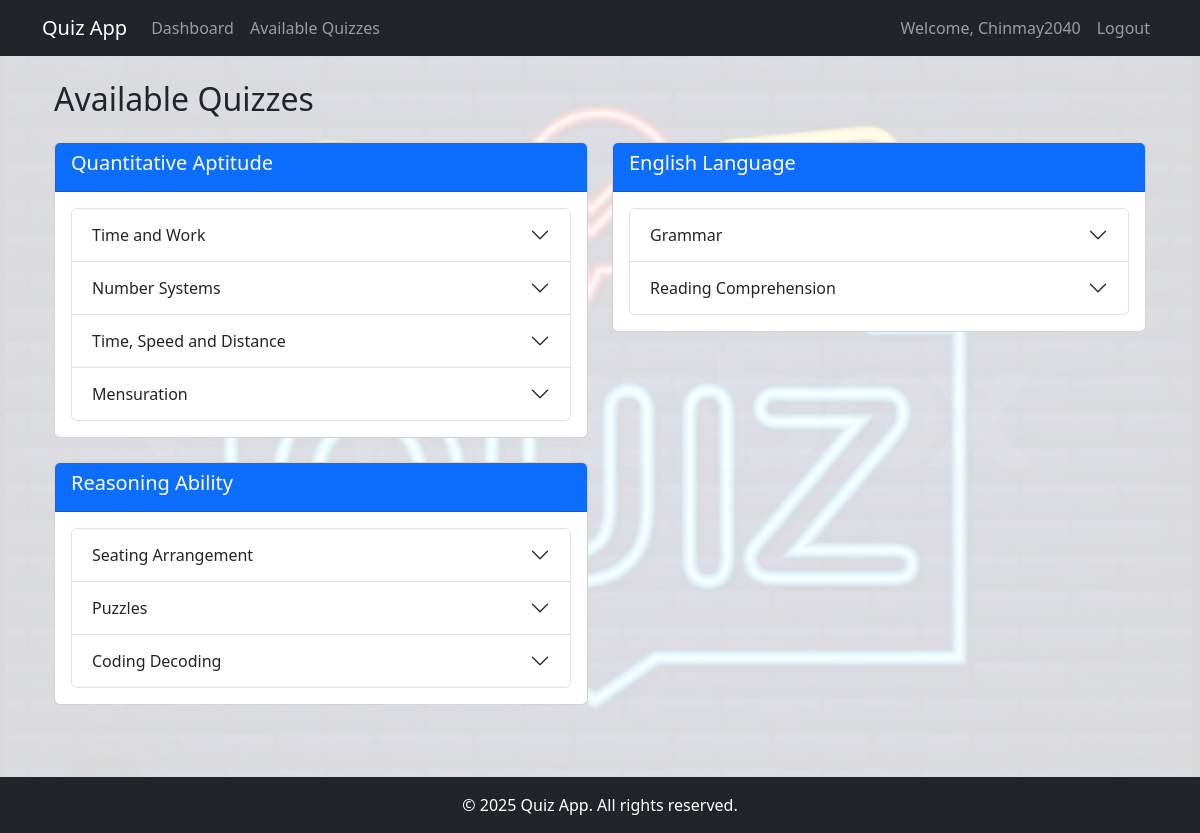
/user/quiz/list (signed in), run on the app's committed database.
### app.py (models this page shows)
class Subject(db.Model):
    id = db.Column(db.Integer, primary_key=True)
    name = db.Column(db.String(120), nullable=False)
    description = db.Column(db.Text)
    chapters = db.relationship('Chapter', backref='subject', lazy=True)

class Chapter(db.Model):
    id = db.Column(db.Integer, primary_key=True)
    name = db.Column(db.String(120), nullable=False)
    description = db.Column(db.Text)
    subject_id = db.Column(db.Integer, db.ForeignKey('subject.id'), nullable=False)
    quizzes = db.relationship('Quiz', backref='chapter', lazy=True)

### app.py (the view)
@app.route('/user/quiz/list')
def user_quiz_list():
    if not session.get('user_id') or session.get('is_admin'):
        flash('Access denied!', 'danger')
        return redirect(url_for('login'))
    subjects = Subject.query.all()
    return render_template('user/quiz_list.html', subjects=subjects)

### templates/user/quiz_list.html (shortened to what this page needs)
{% extends "base.html" %}
{% block content %}
<div class="container">
    <h2 class="mb-4">Available Quizzes</h2>
    <div class="row">
        {% for subject in subjects %}
        <div class="col-md-6 mb-4">
            <div class="card">
                <div class="card-header bg-primary text-white">
                    <h5>{{ subject.name }}</h5>
                </div>
                <div class="card-body">
                    {% if subject.chapters %}
                        <div class="accordion" id="accordion-{{ subject.id }}">
                            {% for chapter in subject.chapters %}
                            <div class="accordion-item">
                                <h2 class="accordion-header" id="heading-{{ chapter.id }}">
                                    <button class="accordion-button collapsed" type="button"
                                            data-bs-toggle="collapse"
                                            data-bs-target="#collapse-{{ chapter.id }}"
                                            aria-expanded="false"
                                            aria-controls="collapse-{{ chapter.id }}">
                                        {{ chapter.name }}
                                    </button>
                                </h2>
                            </div>
                            {% endfor %}
                        </div>
                    {% else %}
                        <p class="text-center">No chapters available for this subject.</p>
                    {% endif %}
                </div>
            </div>
        </div>
        {% endfor %}
    </div>
</div>
{% endblock %}

### templates/base.html (shortened to what this page needs)
<!DOCTYPE html>
<html lang="en">
<head>
    <link href="https://cdn.jsdelivr.net/npm/bootstrap@5.3.0/dist/css/bootstrap.min.css" rel="stylesheet">
    <link rel="stylesheet" href="https://cdnjs.cloudflare.com/ajax/libs/font-awesome/6.4.0/css/all.min.css">
    <link rel="stylesheet" href="{{ url_for('static', filename='css/style.css') }}">
</head>
<body>
    <nav class="navbar navbar-expand-lg navbar-dark bg-dark">
        <div class="container">
            <a class="navbar-brand" href="{{ url_for('home') }}">Quiz App</a>
            <div class="collapse navbar-collapse" id="navbarNav">
                <ul class="navbar-nav me-auto">
                    {% if session.get('is_admin') %}
                        <li class="nav-item">
                            <a class="nav-link" href="{{ url_for('admin_dashboard') }}">Dashboard</a>
                        </li>
                        <li class="nav-item dropdown">
                            <a class="nav-link dropdown-toggle" href="#" id="manageDropdown" role="button" data-bs-toggle="dropdown">
                                Manage
                            </a>
                            <ul class="dropdown-menu">
                                <li><a class="dropdown-item" href="{{ url_for('admin_subjects') }}">Subjects</a></li>
                                <li><a class="dropdown-item" href="{{ url_for('admin_chapters') }}">Chapters</a></li>
                                <li><a class="dropdown-item" href="{{ url_for('admin_quizzes') }}">Quizzes</a></li>
                            </ul>
                        </li>
                    {% elif session.get('user_id') %}
                        <li class="nav-item">
                            <a class="nav-link" href="{{ url_for('user_dashboard') }}">Dashboard</a>
                        </li>
                        <li class="nav-item">
                            <a class="nav-link" href="{{ url_for('user_quiz_list') }}">Available Quizzes</a>
                        </li>
                    {% endif %}
                </ul>
                <ul class="navbar-nav ms-auto">
                    {% if session.get('user_id') %}
                        <li class="nav-item">
                            <span class="nav-link">Welcome, {{ session.get('username') }}</span>
                        </li>
                        <li class="nav-item">
                            <a class="nav-link" href="{{ url_for('logout') }}">Logout</a>
                        </li>
                    {% endif %}
                </ul>
            </div>
        </div>
    </nav>
    <div class="container mt-4">
        {% block content %}{% endblock %}
    </div>
    <footer class="bg-dark text-white mt-5 py-3">
        <div class="container text-center">
            <p class="mb-0">&copy; 2025 Quiz App. All rights reserved.</p>
        </div>
    </footer>
</body>
</html>

### static/css/style.css (style rules this page uses)
body { background-image: url('../images/IMG-20250325-WA0000.jpg'); background-size: cover; background-position: center; background-attachment: fixed; background-repeat: no-repeat; min-height: 100vh; }
body::before { content: ""; position: fixed; top: 0; left: 0; right: 0; bottom: 0; background-color: rgba(255, 255, 255, 0.85); z-index: -1; }

### data on the page
Subject: name "Quantitative Aptitude"
Chapter: name "Time and Work"
Chapter: name "Number Systems"
Chapter: name "Time, Speed and Distance"
Chapter: name "Mensuration"
Subject: name "English Language"
Chapter: name "Grammar"
Chapter: name "Reading Comprehension"
Subject: name "Reasoning Ability"
Chapter: name "Seating Arrangement"
Chapter: name "Puzzles"
Chapter: name "Coding Decoding"

### other printed values
{{ session.get('username') }} "Chinmay2040"
